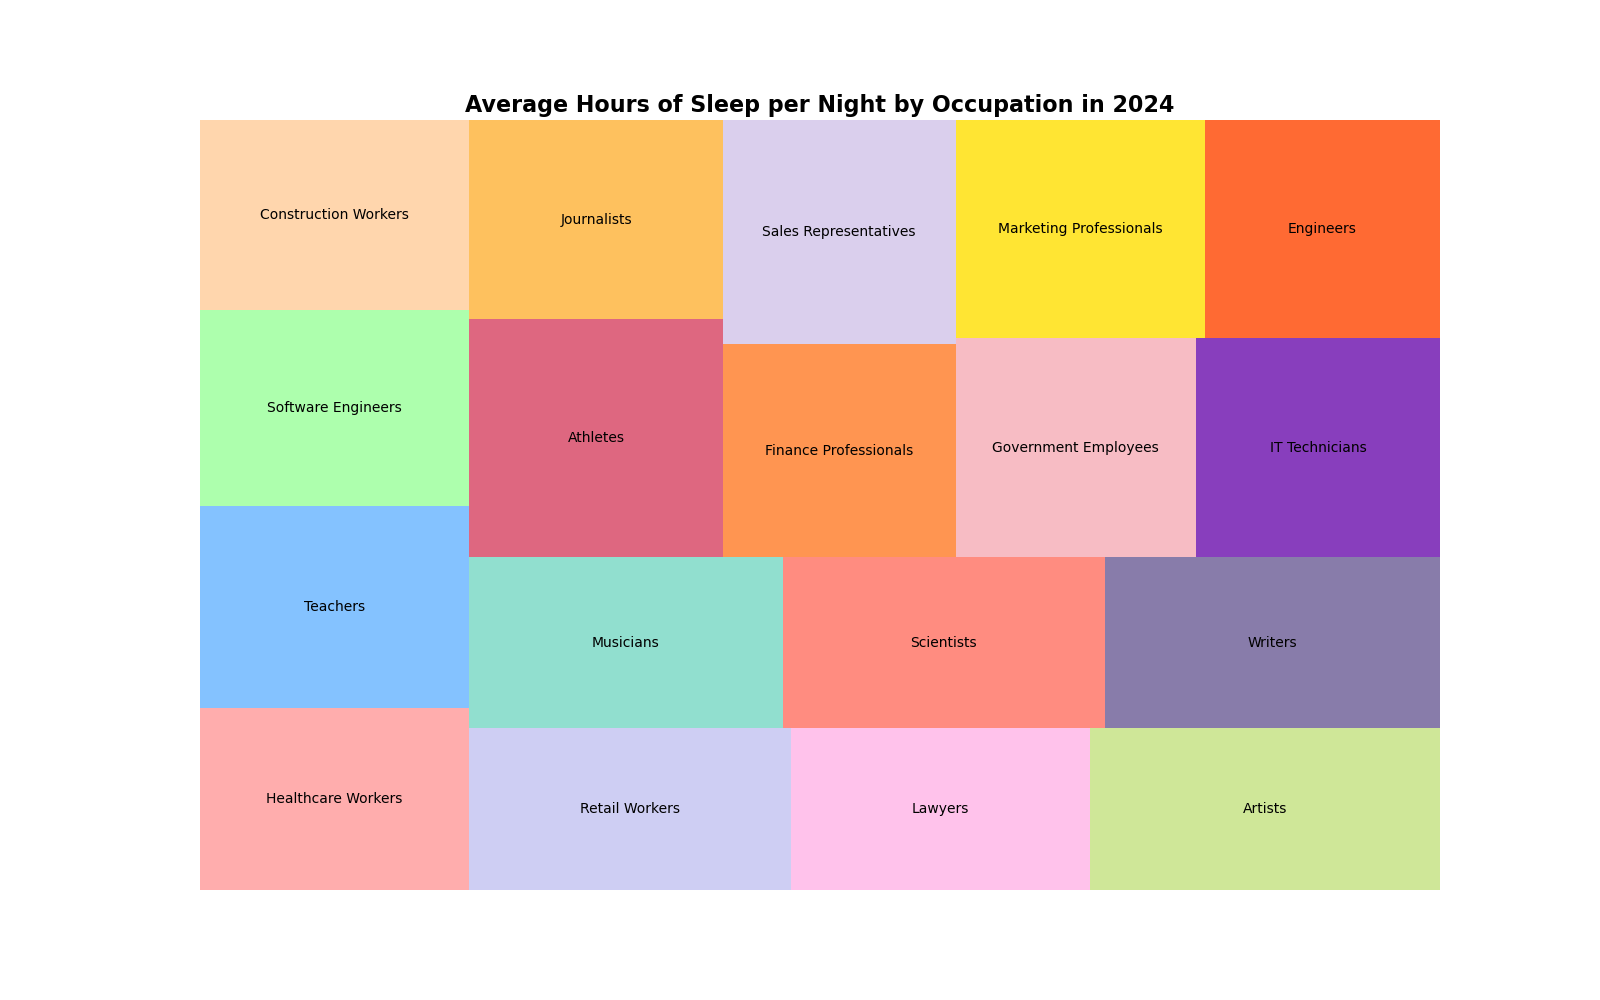

Write Python code to recreate this figure.

import seaborn as sns
import matplotlib.pyplot as plt
import pandas as pd
import squarify

data = {
    'Occupation': ['Healthcare Workers', 'Teachers', 'Software Engineers', 'Construction Workers',
                   'Retail Workers', 'Lawyers', 'Artists', 'Musicians',
                   'Scientists', 'Writers', 'Athletes', 'Journalists',
                   'Finance Professionals', 'Sales Representatives', 'Government Employees',
                   'IT Technicians', 'Marketing Professionals', 'Engineers'],
    'Average Sleep Hours': [6.5, 7.2, 7.0, 6.8, 6.9, 6.4, 7.5, 7.1, 7.3, 7.6, 8.0, 6.7, 6.6, 6.9, 7.0, 7.1, 7.2, 6.8]
}

df = pd.DataFrame(data)

plt.figure(figsize=(16, 10))
colors = ["#ff9999", "#66b3ff", "#99ff99", "#ffcc99", "#c2c2f0", "#ffb3e6", 
          "#c4e17f", "#76d7c4", "#ff6f61", "#6b5b95", "#d64161", "#feb236",
          "#ff7b25", "#d1c4e9", "#f6abb6", "#6a0dad", "#ffdf00", "#ff4500"]
squarify.plot(sizes=df['Average Sleep Hours'], label=df['Occupation'], alpha=0.8, color=colors)
plt.title('Average Hours of Sleep per Night by Occupation in 2024', fontsize=16, fontweight='bold')
plt.axis('off')
plt.show()
